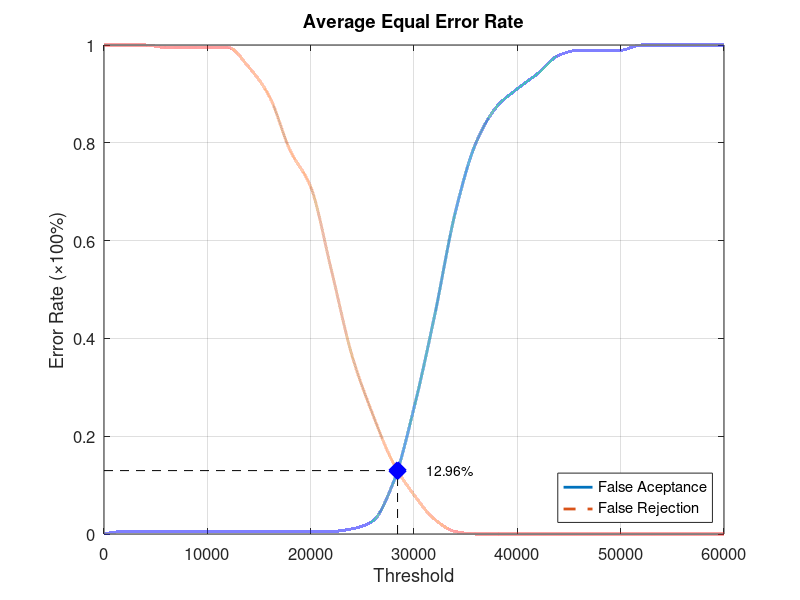
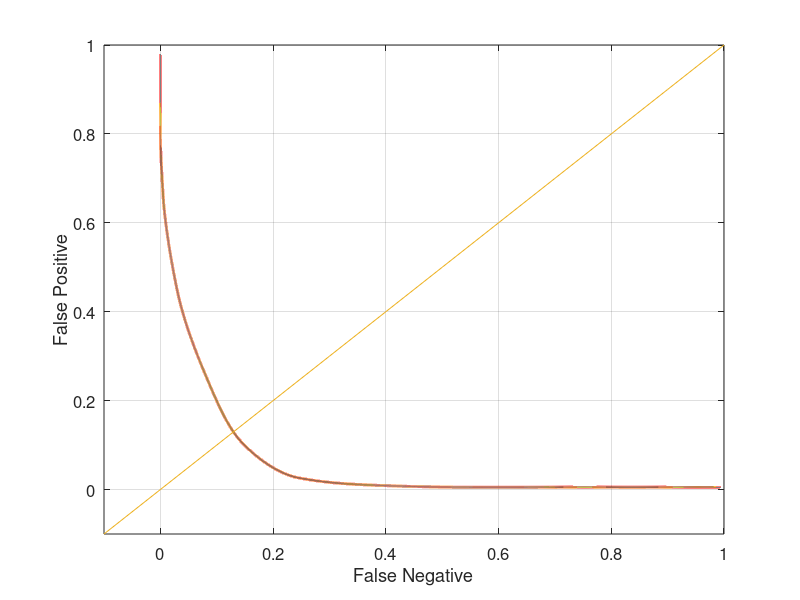

MATLAB code to generate these figures, in order:
function yEER = Database5_2
close all;
clear;
clc;
x = 0:2000:60000;
xq = 0:0.5:60000;

y0 = [0 0.00526316 0.00526316 0.00526316 0.00526316 0.00526316 0.00526316 0.00526316 0.00526316 0.00526316 0.00526316 0.00526316 0.0105263 0.0263158 0.105263 0.257895 0.447368 0.657895 0.8 0.873684 0.910526 0.942105 0.978947 0.989474 0.989474 0.989474 1 1 1 1 1];
yy0 = interp1(x, y0, xq, 'pchip');
y1 = [1 1 1 0.995 0.995 0.995 0.995 0.955 0.895 0.785 0.71 0.54 0.365 0.245 0.145 0.08 0.03 0.005 0 0 0 0 0 0 0 0 0 0 0 0 0];
yy1 = interp1(x, y1, xq, 'pchip');

% Calculating EER: 
y2 = abs(y0 - y1);
find(y2 == min(y2))
yy2 = abs(yy0 - yy1);
xEER = find(yy2 == min(yy2));
xEERIndex = xq(xEER) % X-axis EER
yEER = yy0(xEER) % Y-axis EER

main = figure
plot(xq, yy0,'-','LineWidth', 2);	hold on
plot(xq, yy1,'--','LineWidth', 2);	hold on
plot([xEERIndex xEERIndex], [0 yEER], 'k--');	hold on
plot([0 xEERIndex], [yEER yEER], 'k--');	hold on
plot(xEERIndex, yEER, 'bx', 'LineWidth', 10);	hold on
text(xEERIndex + 10 * xEERIndex / 100, yEER, [num2str(round((10000 * yEER)) / 100) '%'])
legend('False Aceptance', 'False Rejection', 'Location', 'SouthEast')
xlabel('Threshold')
ylabel('Error Rate (\times100%)')
title('Average Equal Error Rate')
set(gca, 'FontSize', 12)
axis([0 60000 0 1])
grid on

print(main, 'Database5_2Main', '-dpng');
FNRxFPR = figure('Color', [1 1 1]);
plot(yy1, yy0, '-', yy1, yy0, 'LineWidth', 2);
hold on
y = -0.1:0.1:1
plot(y, y); 
set(gca, 'FontSize', 12)
xlabel('False Negative')
ylabel('False Positive')
axis([-0.1 1 -0.1 1])
set(gca, 'FontSize', 12)
grid on

print(FNRxFPR, 'Database5_2FNRxFPR','-dpng');
end
